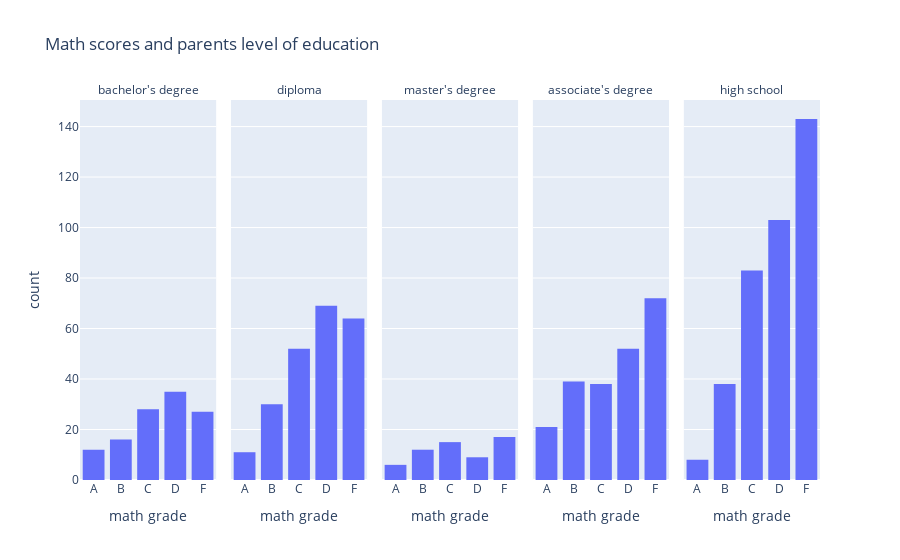

Notebook source saved alongside this figure:
### Markdown cell above
In the next 3 diagrams, we will explore the relationship between the parent's education and the student performance in each subject.

### Code cell
fig=px.histogram(df,histfunc="count", x='math grade', facet_col='parental level of education',title="Math scores and parents level of education"
        ).update_xaxes(categoryorder='category ascending')
fig.for_each_annotation(lambda a: a.update(text=a.text.split("=")[-1]))
fig.show()

### Figure 1 — Plotly figure (JSON) as saved in the notebook; plotly's stock layout.template omitted (floating-point values rounded to 4 significant figures; data arrays with more than 128 entries replaced by an {"elided": "..."} marker saying what was removed)
{"data": [{"alignmentgroup": "True", "bingroup": "x", "histfunc": "count", "hovertemplate": "parental level of education=bachelor's degree<br>math grade=%{x}<br>count=%{y}<extra></extra>", "legendgroup": "", "marker": {"color": "#636efa", "pattern": {"shape": ""}}, "name": "", "offsetgroup": "", "orientation": "v", "showlegend": false, "type": "histogram", "x": ["C", "C", "D", "C", "B", "D", "D", "D", "A", "C", "C", "C", "F", "C", "F", "D", "C", "F", "A", "F", "C", "C", "B", "D", "B", "D", "B", "D", "D", "B", "C", "C", "B", "D", "D", "D", "F", "D", "B", "C", "F", "D", "F", "D", "F", "D", "D", "F", "C", "B", "F", "C", "A", "F", "C", "C", "C", "B", "F", "B", "D", "F", "D", "B", "B", "A", "F", "A", "D", "A", "D", "F", "D", "A", "F", "A", "F", "B", "D", "D", "D", "D", "C", "D", "F", "C", "B", "D", "B", "F", "C", "C", "D", "A", "F", "F", "D", "C", "C", "D", "A", "D", "F", "F", "D", "C", "F", "A", "D", "C", "F", "F", "F", "A", "C", "C", "B", "D"], "xaxis": "x", "yaxis": "y"}, {"alignmentgroup": "True", "bingroup": "x", "histfunc": "count", "hovertemplate": "parental level of education=diploma<br>math grade=%{x}<br>count=%{y}<extra></extra>", "legendgroup": "", "marker": {"color": "#636efa", "pattern": {"shape": ""}}, "name": "", "offsetgroup": "", "orientation": "v", "showlegend": false, "type": "histogram", "x": {"elided": "226 str values"}, "xaxis": "x2", "yaxis": "y2"}, {"alignmentgroup": "True", "bingroup": "x", "histfunc": "count", "hovertemplate": "parental level of education=master's degree<br>math grade=%{x}<br>count=%{y}<extra></extra>", "legendgroup": "", "marker": {"color": "#636efa", "pattern": {"shape": ""}}, "name": "", "offsetgroup": "", "orientation": "v", "showlegend": false, "type": "histogram", "x": ["A", "F", "F", "C", "D", "F", "D", "B", "B", "B", "F", "B", "F", "B", "F", "D", "D", "F", "B", "D", "C", "B", "C", "C", "C", "F", "F", "C", "F", "C", "C", "F", "D", "C", "D", "D", "F", "F", "B", "F", "A", "A", "B", "D", "C", "C", "F", "F", "A", "A", "C", "B", "F", "B", "C", "C", "C", "A", "B"], "xaxis": "x3", "yaxis": "y3"}, {"alignmentgroup": "True", "bingroup": "x", "histfunc": "count", "hovertemplate": "parental level of education=associate's degree<br>math grade=%{x}<br>count=%{y}<extra></extra>", "legendgroup": "", "marker": {"color": "#636efa", "pattern": {"shape": ""}}, "name": "", "offsetgroup": "", "orientation": "v", "showlegend": false, "type": "histogram", "x": {"elided": "222 str values"}, "xaxis": "x4", "yaxis": "y4"}, {"alignmentgroup": "True", "bingroup": "x", "histfunc": "count", "hovertemplate": "parental level of education=high school<br>math grade=%{x}<br>count=%{y}<extra></extra>", "legendgroup": "", "marker": {"color": "#636efa", "pattern": {"shape": ""}}, "name": "", "offsetgroup": "", "orientation": "v", "showlegend": false, "type": "histogram", "x": {"elided": "375 str values"}, "xaxis": "x5", "yaxis": "y5"}], "layout": {"annotations": [{"font": {}, "showarrow": false, "text": "bachelor's degree", "x": 0.092, "xanchor": "center", "xref": "paper", "y": 1, "yanchor": "bottom", "yref": "paper"}, {"font": {}, "showarrow": false, "text": "diploma", "x": 0.296, "xanchor": "center", "xref": "paper", "y": 1, "yanchor": "bottom", "yref": "paper"}, {"font": {}, "showarrow": false, "text": "master's degree", "x": 0.5, "xanchor": "center", "xref": "paper", "y": 1, "yanchor": "bottom", "yref": "paper"}, {"font": {}, "showarrow": false, "text": "associate's degree", "x": 0.704, "xanchor": "center", "xref": "paper", "y": 1, "yanchor": "bottom", "yref": "paper"}, {"font": {}, "showarrow": false, "text": "high school", "x": 0.908, "xanchor": "center", "xref": "paper", "y": 1, "yanchor": "bottom", "yref": "paper"}], "barmode": "relative", "legend": {"tracegroupgap": 0}, "title": {"text": "Math scores and parents level of education"}, "xaxis": {"anchor": "y", "categoryorder": "category ascending", "domain": [0, 0.184], "title": {"text": "math grade"}}, "xaxis2": {"anchor": "y2", "categoryorder": "category ascending", "domain": [0.204, 0.388], "matches": "x", "title": {"text": "math grade"}}, "xaxis3": {"anchor": "y3", "categoryorder": "category ascending", "domain": [0.408, 0.592], "matches": "x", "title": {"text": "math grade"}}, "xaxis4": {"anchor": "y4", "categoryorder": "category ascending", "domain": [0.612, 0.796], "matches": "x", "title": {"text": "math grade"}}, "xaxis5": {"anchor": "y5", "categoryorder": "category ascending", "domain": [0.816, 1], "matches": "x", "title": {"text": "math grade"}}, "yaxis": {"anchor": "x", "domain": [0, 1], "title": {"text": "count"}}, "yaxis2": {"anchor": "x2", "domain": [0, 1], "matches": "y", "showticklabels": false}, "yaxis3": {"anchor": "x3", "domain": [0, 1], "matches": "y", "showticklabels": false}, "yaxis4": {"anchor": "x4", "domain": [0, 1], "matches": "y", "showticklabels": false}, "yaxis5": {"anchor": "x5", "domain": [0, 1], "matches": "y", "showticklabels": false}}}
